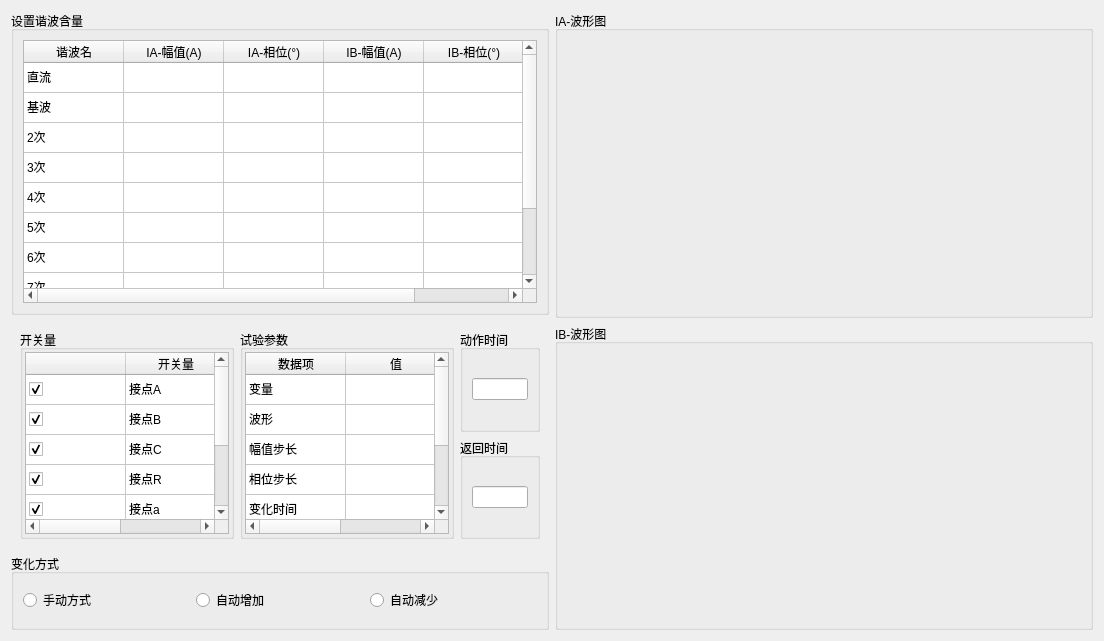
<?xml version="1.0" encoding="UTF-8"?>
<ui version="4.0">
 <class>ui_018</class>
 <widget class="QWidget" name="ui_018">
  <property name="geometry">
   <rect>
    <x>0</x>
    <y>0</y>
    <width>1104</width>
    <height>641</height>
   </rect>
  </property>
  <property name="windowTitle">
   <string>Form</string>
  </property>
  <layout class="QHBoxLayout" name="horizontalLayout_8" stretch="1,1">
   <item>
    <layout class="QVBoxLayout" name="verticalLayout_3" stretch="4,3,1">
     <item>
      <widget class="QGroupBox" name="groupBox">
       <property name="title">
        <string>设置谐波含量</string>
       </property>
       <layout class="QHBoxLayout" name="horizontalLayout">
        <item>
         <widget class="QTableWidget" name="tb_szxbhl">
          <property name="rowCount">
           <number>10</number>
          </property>
          <attribute name="verticalHeaderVisible">
           <bool>false</bool>
          </attribute>
          <row/>
          <row/>
          <row/>
          <row/>
          <row/>
          <row/>
          <row/>
          <row/>
          <row/>
          <row/>
          <column>
           <property name="text">
            <string>谐波名</string>
           </property>
          </column>
          <column>
           <property name="text">
            <string>IA-幅值(A)</string>
           </property>
          </column>
          <column>
           <property name="text">
            <string>IA-相位(°)</string>
           </property>
          </column>
          <column>
           <property name="text">
            <string>IB-幅值(A)</string>
           </property>
          </column>
          <column>
           <property name="text">
            <string>IB-相位(°)</string>
           </property>
          </column>
          <item row="0" column="0">
           <property name="text">
            <string>直流</string>
           </property>
          </item>
          <item row="1" column="0">
           <property name="text">
            <string>基波</string>
           </property>
          </item>
          <item row="2" column="0">
           <property name="text">
            <string>2次</string>
           </property>
          </item>
          <item row="3" column="0">
           <property name="text">
            <string>3次</string>
           </property>
          </item>
          <item row="4" column="0">
           <property name="text">
            <string>4次</string>
           </property>
          </item>
          <item row="5" column="0">
           <property name="text">
            <string>5次</string>
           </property>
          </item>
          <item row="6" column="0">
           <property name="text">
            <string>6次</string>
           </property>
          </item>
          <item row="7" column="0">
           <property name="text">
            <string>7次</string>
           </property>
          </item>
          <item row="8" column="0">
           <property name="text">
            <string>8次</string>
           </property>
          </item>
          <item row="9" column="0">
           <property name="text">
            <string>9次</string>
           </property>
          </item>
         </widget>
        </item>
       </layout>
      </widget>
     </item>
     <item>
      <widget class="QWidget" name="widget" native="true">
       <layout class="QHBoxLayout" name="horizontalLayout_6">
        <item>
         <widget class="QGroupBox" name="groupBox_5">
          <property name="title">
           <string>开关量</string>
          </property>
          <layout class="QHBoxLayout" name="horizontalLayout_2">
           <property name="leftMargin">
            <number>2</number>
           </property>
           <property name="topMargin">
            <number>2</number>
           </property>
           <property name="rightMargin">
            <number>2</number>
           </property>
           <property name="bottomMargin">
            <number>2</number>
           </property>
           <item>
            <widget class="QTableWidget" name="tb_kgl">
             <property name="rowCount">
              <number>7</number>
             </property>
             <attribute name="verticalHeaderVisible">
              <bool>false</bool>
             </attribute>
             <row/>
             <row/>
             <row/>
             <row/>
             <row/>
             <row/>
             <row/>
             <column>
              <property name="text">
               <string/>
              </property>
             </column>
             <column>
              <property name="text">
               <string>开关量</string>
              </property>
             </column>
             <item row="0" column="0">
              <property name="text">
               <string/>
              </property>
              <property name="checkState">
               <enum>Checked</enum>
              </property>
              <property name="flags">
               <set>ItemIsSelectable|ItemIsDragEnabled|ItemIsDropEnabled|ItemIsUserCheckable|ItemIsEnabled</set>
              </property>
             </item>
             <item row="0" column="1">
              <property name="text">
               <string>接点A</string>
              </property>
              <property name="flags">
               <set>ItemIsSelectable|ItemIsDragEnabled|ItemIsDropEnabled|ItemIsUserCheckable|ItemIsEnabled</set>
              </property>
             </item>
             <item row="1" column="0">
              <property name="checkState">
               <enum>Checked</enum>
              </property>
              <property name="flags">
               <set>ItemIsSelectable|ItemIsDragEnabled|ItemIsDropEnabled|ItemIsUserCheckable|ItemIsEnabled</set>
              </property>
             </item>
             <item row="1" column="1">
              <property name="text">
               <string>接点B</string>
              </property>
              <property name="flags">
               <set>ItemIsSelectable|ItemIsDragEnabled|ItemIsDropEnabled|ItemIsUserCheckable|ItemIsEnabled</set>
              </property>
             </item>
             <item row="2" column="0">
              <property name="checkState">
               <enum>Checked</enum>
              </property>
              <property name="flags">
               <set>ItemIsSelectable|ItemIsDragEnabled|ItemIsDropEnabled|ItemIsUserCheckable|ItemIsEnabled</set>
              </property>
             </item>
             <item row="2" column="1">
              <property name="text">
               <string>接点C</string>
              </property>
              <property name="flags">
               <set>ItemIsSelectable|ItemIsDragEnabled|ItemIsDropEnabled|ItemIsUserCheckable|ItemIsEnabled</set>
              </property>
             </item>
             <item row="3" column="0">
              <property name="checkState">
               <enum>Checked</enum>
              </property>
              <property name="flags">
               <set>ItemIsSelectable|ItemIsDragEnabled|ItemIsDropEnabled|ItemIsUserCheckable|ItemIsEnabled</set>
              </property>
             </item>
             <item row="3" column="1">
              <property name="text">
               <string>接点R</string>
              </property>
              <property name="flags">
               <set>ItemIsSelectable|ItemIsDragEnabled|ItemIsDropEnabled|ItemIsUserCheckable|ItemIsEnabled</set>
              </property>
             </item>
             <item row="4" column="0">
              <property name="checkState">
               <enum>Checked</enum>
              </property>
              <property name="flags">
               <set>ItemIsSelectable|ItemIsDragEnabled|ItemIsDropEnabled|ItemIsUserCheckable|ItemIsEnabled</set>
              </property>
             </item>
             <item row="4" column="1">
              <property name="text">
               <string>接点a</string>
              </property>
              <property name="flags">
               <set>ItemIsSelectable|ItemIsDragEnabled|ItemIsDropEnabled|ItemIsUserCheckable|ItemIsEnabled</set>
              </property>
             </item>
             <item row="5" column="0">
              <property name="checkState">
               <enum>Checked</enum>
              </property>
              <property name="flags">
               <set>ItemIsSelectable|ItemIsDragEnabled|ItemIsDropEnabled|ItemIsUserCheckable|ItemIsEnabled</set>
              </property>
             </item>
             <item row="5" column="1">
              <property name="text">
               <string>接点b</string>
              </property>
              <property name="flags">
               <set>ItemIsSelectable|ItemIsDragEnabled|ItemIsDropEnabled|ItemIsUserCheckable|ItemIsEnabled</set>
              </property>
             </item>
             <item row="6" column="0">
              <property name="checkState">
               <enum>Checked</enum>
              </property>
              <property name="flags">
               <set>ItemIsSelectable|ItemIsDragEnabled|ItemIsDropEnabled|ItemIsUserCheckable|ItemIsEnabled</set>
              </property>
             </item>
             <item row="6" column="1">
              <property name="text">
               <string>接点c</string>
              </property>
              <property name="flags">
               <set>ItemIsSelectable|ItemIsDragEnabled|ItemIsDropEnabled|ItemIsUserCheckable|ItemIsEnabled</set>
              </property>
             </item>
            </widget>
           </item>
          </layout>
         </widget>
        </item>
        <item>
         <widget class="QGroupBox" name="groupBox_6">
          <property name="title">
           <string>试验参数</string>
          </property>
          <layout class="QHBoxLayout" name="horizontalLayout_3">
           <property name="leftMargin">
            <number>2</number>
           </property>
           <property name="topMargin">
            <number>2</number>
           </property>
           <property name="rightMargin">
            <number>2</number>
           </property>
           <property name="bottomMargin">
            <number>2</number>
           </property>
           <item>
            <widget class="QTableWidget" name="tb_cycs">
             <property name="rowCount">
              <number>7</number>
             </property>
             <attribute name="verticalHeaderVisible">
              <bool>false</bool>
             </attribute>
             <row/>
             <row/>
             <row/>
             <row/>
             <row/>
             <row/>
             <row/>
             <column>
              <property name="text">
               <string>数据项</string>
              </property>
             </column>
             <column>
              <property name="text">
               <string>值</string>
              </property>
             </column>
             <item row="0" column="0">
              <property name="text">
               <string>变量</string>
              </property>
              <property name="flags">
               <set>ItemIsSelectable|ItemIsDragEnabled|ItemIsDropEnabled|ItemIsUserCheckable|ItemIsEnabled</set>
              </property>
             </item>
             <item row="1" column="0">
              <property name="text">
               <string>波形</string>
              </property>
              <property name="flags">
               <set>ItemIsSelectable|ItemIsDragEnabled|ItemIsDropEnabled|ItemIsUserCheckable|ItemIsEnabled</set>
              </property>
             </item>
             <item row="2" column="0">
              <property name="text">
               <string>幅值步长</string>
              </property>
              <property name="flags">
               <set>ItemIsSelectable|ItemIsDragEnabled|ItemIsDropEnabled|ItemIsUserCheckable|ItemIsEnabled</set>
              </property>
             </item>
             <item row="3" column="0">
              <property name="text">
               <string>相位步长</string>
              </property>
              <property name="flags">
               <set>ItemIsSelectable|ItemIsDragEnabled|ItemIsDropEnabled|ItemIsUserCheckable|ItemIsEnabled</set>
              </property>
             </item>
             <item row="4" column="0">
              <property name="text">
               <string>变化时间</string>
              </property>
              <property name="flags">
               <set>ItemIsSelectable|ItemIsDragEnabled|ItemIsDropEnabled|ItemIsUserCheckable|ItemIsEnabled</set>
              </property>
             </item>
             <item row="5" column="0">
              <property name="text">
               <string>防抖时间</string>
              </property>
              <property name="flags">
               <set>ItemIsSelectable|ItemIsDragEnabled|ItemIsDropEnabled|ItemIsUserCheckable|ItemIsEnabled</set>
              </property>
             </item>
             <item row="6" column="0">
              <property name="text">
               <string>动作方式</string>
              </property>
              <property name="flags">
               <set>ItemIsSelectable|ItemIsDragEnabled|ItemIsDropEnabled|ItemIsUserCheckable|ItemIsEnabled</set>
              </property>
             </item>
            </widget>
           </item>
          </layout>
         </widget>
        </item>
        <item>
         <layout class="QVBoxLayout" name="verticalLayout">
          <item>
           <widget class="QGroupBox" name="groupBox_7">
            <property name="title">
             <string>动作时间</string>
            </property>
            <layout class="QHBoxLayout" name="horizontalLayout_4">
             <item>
              <widget class="QLineEdit" name="lineEdit"/>
             </item>
            </layout>
           </widget>
          </item>
          <item>
           <widget class="QGroupBox" name="groupBox_8">
            <property name="title">
             <string>返回时间</string>
            </property>
            <layout class="QHBoxLayout" name="horizontalLayout_5">
             <item>
              <widget class="QLineEdit" name="lineEdit_2"/>
             </item>
            </layout>
           </widget>
          </item>
         </layout>
        </item>
       </layout>
      </widget>
     </item>
     <item>
      <widget class="QGroupBox" name="groupBox_2">
       <property name="title">
        <string>变化方式</string>
       </property>
       <layout class="QHBoxLayout" name="horizontalLayout_7">
        <item>
         <widget class="QRadioButton" name="radioButton">
          <property name="text">
           <string>手动方式</string>
          </property>
         </widget>
        </item>
        <item>
         <widget class="QRadioButton" name="radioButton_2">
          <property name="text">
           <string>自动增加</string>
          </property>
         </widget>
        </item>
        <item>
         <widget class="QRadioButton" name="radioButton_3">
          <property name="text">
           <string>自动减少</string>
          </property>
         </widget>
        </item>
       </layout>
      </widget>
     </item>
    </layout>
   </item>
   <item>
    <layout class="QVBoxLayout" name="verticalLayout_2" stretch="1,1">
     <item>
      <widget class="QGroupBox" name="groupBox_3">
       <property name="title">
        <string>IA-波形图</string>
       </property>
      </widget>
     </item>
     <item>
      <widget class="QGroupBox" name="groupBox_4">
       <property name="title">
        <string>IB-波形图</string>
       </property>
      </widget>
     </item>
    </layout>
   </item>
  </layout>
 </widget>
 <resources/>
 <connections/>
</ui>
